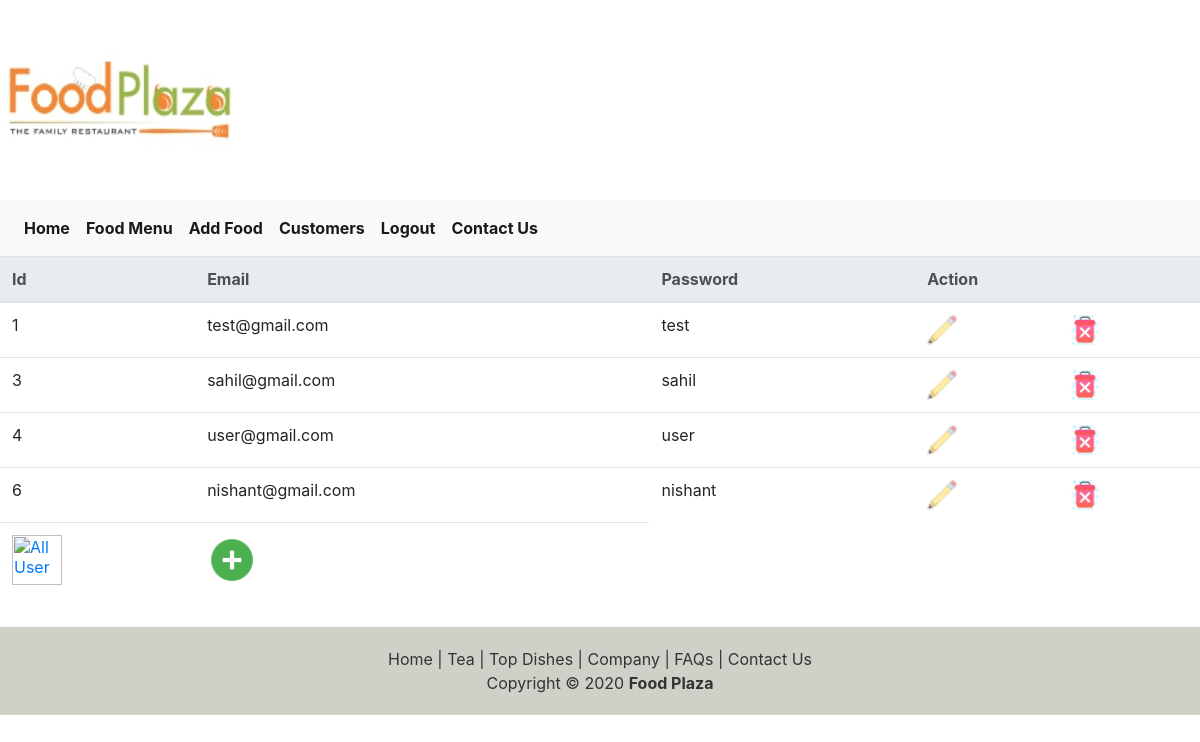
The page /userapp/users/ (signed in) on the database its author committed.
### userapp/models.py (models this page shows, shortened)
class UserModel(models.Model):
	Email = models.CharField(max_length=20)
	Password = models.CharField(max_length=15)

### userapp/views.py (the view)
# urls.py: path('users/', showAllUserView),
def showAllUserView(request):
	users = UserModel.objects.all()
	return render(request,'userapp/users.html',{'users':users})

### templates/userapp/users.html
{% load static %}
{% include 'index1.html' %}
<center>
<table class="table">
	<thead class="thead-light">
	<tr >
		<th>Id</th>
		<th>Email</th>
		<th>Password</th>
		<th colspan="2">Action</th>
	</tr>
	</thead>
	<tbody>
	{% if users %}
		{% for u in users %}
			<tr>
				<td>{{u.id}}</td>
				<td>{{u.Email}}</td>
				<td>{{u.Password}}</td>
				<td><a href='/userapp/updateuser/{{u.id}}'><img src='/static/images/edit.png' width='30' height='30' alt='Update User'></a></td>
				<td><a href='/userapp/delete/{{u.id}}'><img src='/static/images/delete.png' width='30' height='30' alt='Delete User'></a></td>
			</tr>
		{% endfor %}
	{% endif %}
	<tr>
		<td><a href='/userapp/users'><img src='/static/images/users.png' width='50' height='50' alt='All User'></a></td>
		<td><a href='/userapp/adduser'><img src='/static/images/add.png' width='50' height='50' alt='Add User'></a></td>
	</tr>
	</tbody>
</table>
{% include 'footer1.html' %}
</center>

### rows shown on the page
UserModel: id "1", Email "test@gmail.com", Password "test"
UserModel: id "3", Email "sahil@gmail.com", Password "sahil"
UserModel: id "4", Email "user@gmail.com", Password "user"
UserModel: id "6", Email "nishant@gmail.com", Password "nishant"
